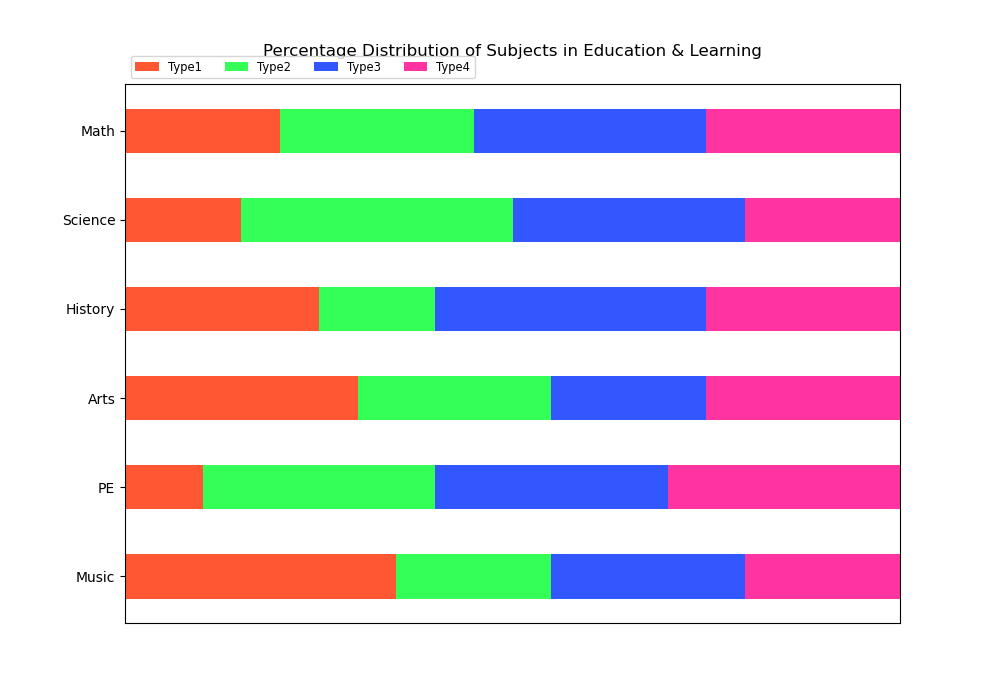

Write the Python code that produced this figure.

import matplotlib.pyplot as plt
import numpy as np

data = np.array([
    [20, 25, 30, 25],
    [15, 35, 30, 20],
    [25, 15, 35, 25],
    [30, 25, 20, 25],
    [10, 30, 30, 30],
    [35, 20, 25, 20]
])

categories = ['Math', 'Science', 'History', 'Arts', 'PE', 'Music']
types = ['Type1', 'Type2', 'Type3', 'Type4']
colors = ['#FF5733', '#33FF57', '#3357FF', '#FF33A1']

data_cum = data.cumsum(axis=1)
fig, ax = plt.subplots(figsize=(10, 7))

ax.invert_yaxis()
ax.xaxis.set_visible(False)
ax.set_xlim(0, np.sum(data, axis=1).max())

for i, col in enumerate(types):
    widths = data[:, i]
    starts = data_cum[:, i] - widths
    ax.barh(categories, widths, left=starts, height=0.5, label=col, color=colors[i])

ax.legend(ncol=len(types), bbox_to_anchor=(0, 1), loc='lower left', fontsize='small')
plt.title('Percentage Distribution of Subjects in Education & Learning', pad=20)
plt.show()
